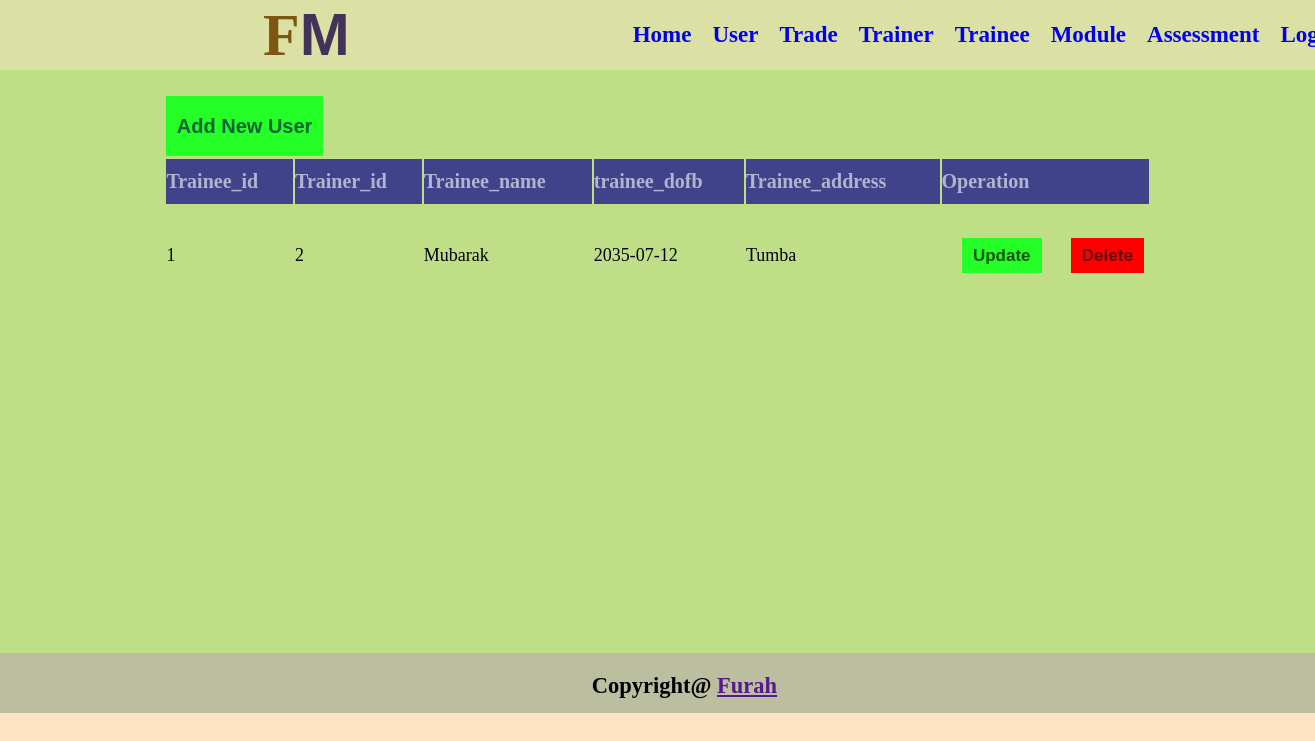
Page /Trainee/display.php on the committed database.
### tables this page shows
CREATE TABLE `trainee` (
  `trainee_id` int(250) NOT NULL,
  `trainer_id` int(250) DEFAULT NULL,
  `trainee_name` varchar(250) NOT NULL,
  `trainee_dofb` date NOT NULL,
  `trainee_address` varchar(250) DEFAULT NULL
);

### Trainee/display.php (the view, shortened to what this page needs)
<!DOCTYPE html>
<html lang="en">
<head>
    <link rel="stylesheet" href="../css/content.css">
    <link rel="stylesheet" href="../css/display.css">
</head>
<body>
    <section>
        <nav>
            <h1>F<span>M</span></h1>
            <ul>
                <li><a href="../view/content.php">Home</a></li>
                <li><a href="../users/display.php">User</a></li>
                <li><a href="../Trade/display.php">Trade</a></li>
                <li><a href="../Trainer/display.php">Trainer</a></li>
                <li><a href="../Trainee/display.php">Trainee</a></li>
                <li><a href="../Module/display.php">Module</a></li>
                <li><a href="../Assessment/display.php">Assessment</a></li>
                <li><a href="../users/login.php">Logout</a></li>
            </ul>
        </nav>
    </section>
    <section>
        <div class="main">
            <div class="goaw">
                <a href="insert.php" class="button"><button>Add New User</button></a>
                <table>
                    <tr>
                        <th>Trainee_id</th>
                        <th>Trainer_id</th>
            <th>Trainee_name</th>
            <th>trainee_dofb</th>
            <th>Trainee_address</th>
            <th colspan="2">Operation</th>
        </tr>
        <?php
        include("connect.php");
        $select=mysqli_query($conn,"SELECT * FROM trainee");
        $count=1;
        while($row=mysqli_fetch_array($select))
        {
        ?>
        <tr>
            <td><?php echo $count++ ?></td>
            <td><?php echo $row['trainer_id'] ?></td>
            <td><?php echo $row['trainee_name'] ?></td>
            <td><?php echo $row['trainee_dofb'] ?></td>
            <td><?php echo $row['trainee_address'] ?></td>
            <td><a href="update.php?upd=<?php echo $row['trainee_id'] ?>"><button class="update">Update</button></a></td>
            <td><a href="delete.php?dlt=<?php echo $row['trainee_id'] ?>"><button class="delete">Delete</button></a></td>
        </tr>
        <?php
        }
        ?>
    </table>
</div>
        </div>
    </section>
    <section>
        <div class="footer">
            <h1>Copyright@ <a href="">Furah</a></h1>
        </div>
    </section>
</body>
</html>

### css/content.css (style rules this page uses)
* { margin: 0; padding: 0; box-sizing: border-box; }
body { background-color: bisque; }
nav { background-color: rgba(25, 200, 2, 0.158); display: inline-flex; width: 100%; height: 70px; }
nav h1 { font-size: 60px; font-weight: 900; margin-left: 20%; color: rgb(124, 87, 18); }
nav h1 span { color: rgb(66, 51, 89); font-family: 'Gill Sans', 'Gill Sans MT', Calibri, 'Trebuchet MS', sans-serif; }
nav ul { display: inline-flex; gap: 1px; color: blue; margin-left: 20%; }
nav ul li a { text-decoration: none; }
nav ul li { font-size: 23px; font-weight: 700; padding-top: 3%; padding-left: 20px; list-style: none; text-decoration: none; }
.main { background-color: rgba(71, 213, 20, 0.353); height: 583px; padding-top: 15%; display: grid; }
.footer { background-color: rgba(70, 123, 94, 0.366); height: 60px; text-align: center; padding-top: 1.5%; font-size: 15px; display: inline-flex; width: 100%; gap: 20px; padding: 20px; font-weight: 700; padding-left: 45%; }

### css/display.css (style rules this page uses)
* { margin: 0; padding: 0; box-sizing: border-box; }
table { border: 1px solid black; border-radius: 10px; margin: 1px auto; width: 75%; text-align: left; height: 150px; border-style: none; }
table tr th { font-size: 20px; height: 45px; font-weight: 600; color: rgba(255, 255, 255, 0.596); background-color: rgba(0, 0, 255, 0.352); }
table tr:nth-child(odd) { background-color: rgba(59, 46, 46, 0.675); }
table tr td { font-size: 18px; }
.button button { background-color: rgb(36, 255, 40); border: 1px soild green; border-style: none; width: 12%; height: 60px; font-size: 20px; text-decoration: none; font-weight: 600; color: rgb(3, 101, 50); margin-left: 12.6%; }
.goaw { margin-top: -13%; }
.update { background-color: rgb(36, 255, 40); width: 75%; margin-left: 20px; height: 35px; font-size: 17px; text-decoration: none; font-weight: 900; color: rgb(16, 84, 0); border-style: none; }
.delete { width: 75%; height: 35px; margin-left: 20px; font-size: 17px; text-decoration: none; font-weight: 900; color: rgb(101, 0, 0); background-color: red; border-style: none; }

### rows in the picture
trainee: trainer "2", trainee_name "Mubarak", trainee_dofb "2035-07-12", trainee_address "Tumba"
